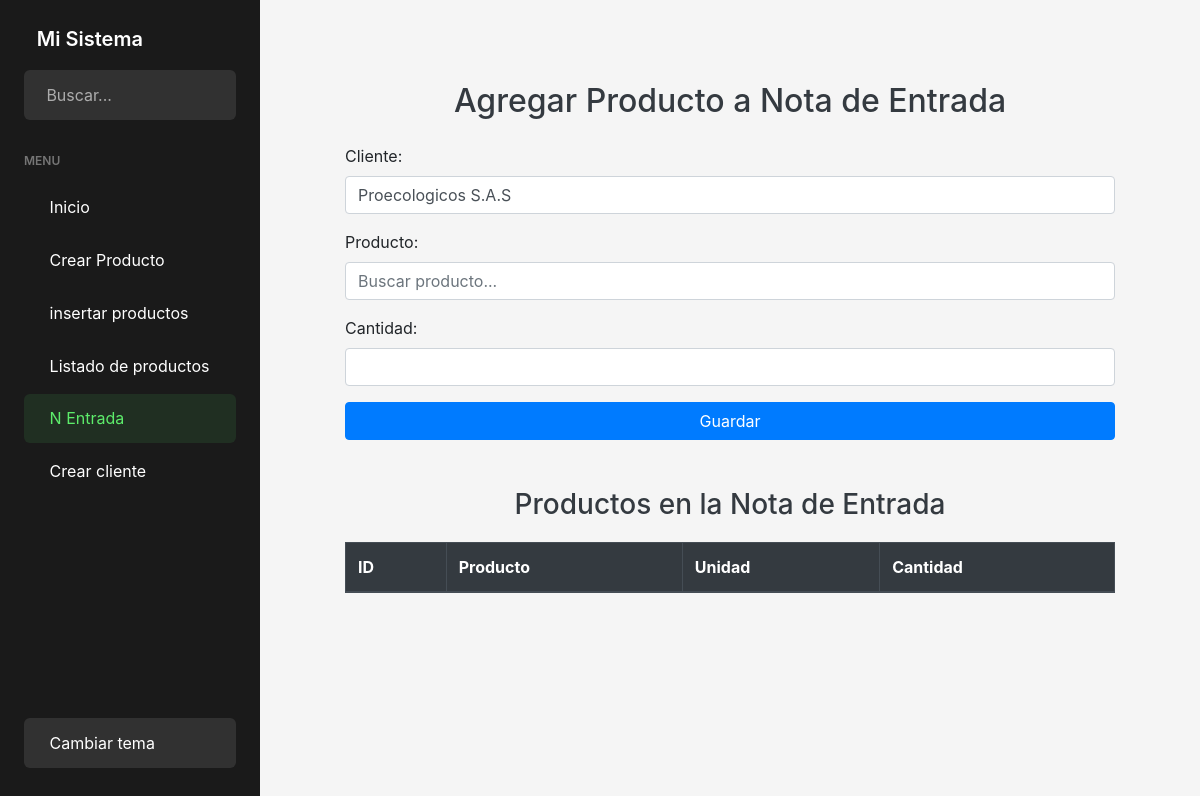
The app's page /agregar_nota_entrada/, older data.
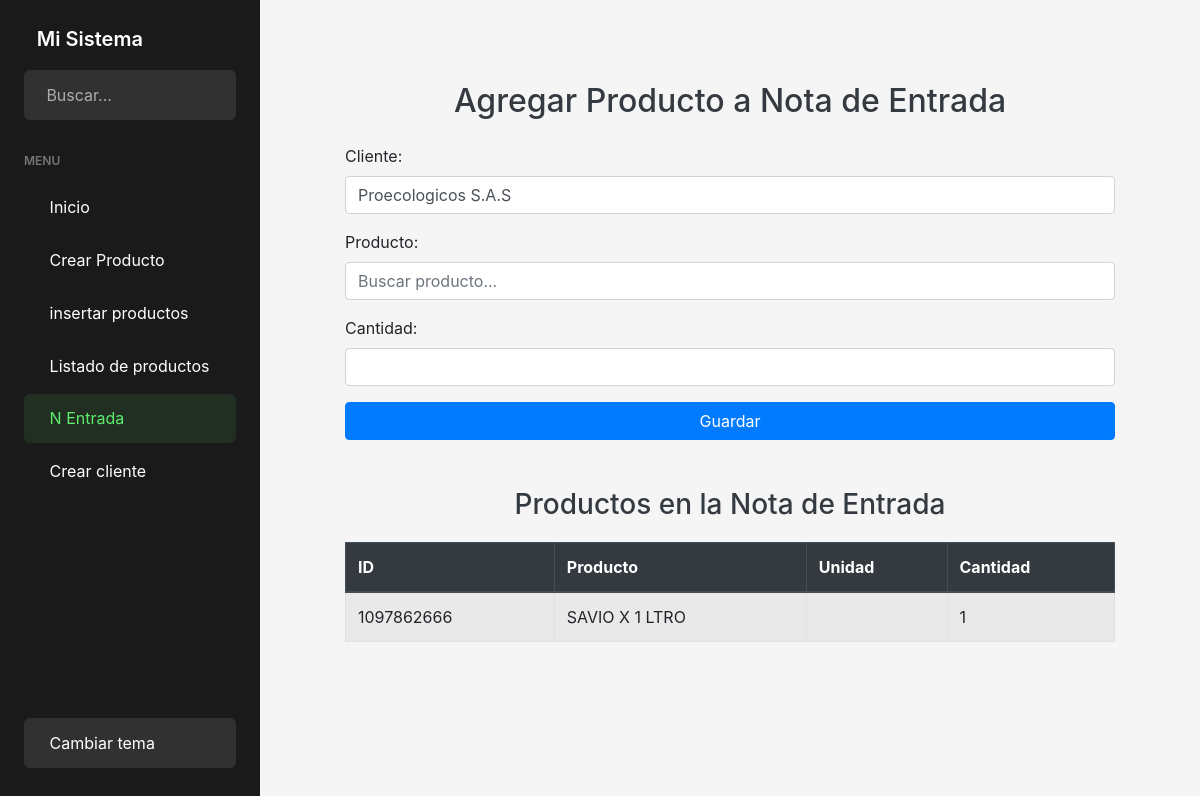
The same page, newer data.
### APP_PM/models.py (models this page shows, shortened)
class NotaEntrada(models.Model):
    producto = models.ForeignKey(Crear_producto, on_delete=models.CASCADE)
    cantidad = models.PositiveIntegerField()
    observaciones = models.TextField(blank=True, null=True)
    cliente = models.CharField(max_length=100, default='Proecologicos S.A.S')  # Nuevo campo de cliente

class Crear_producto(models.Model):
    LINEA_OPCIONES = [
        ('001', 'Fertilizantes'),
        ('002', 'Bioinsumos'),
        ('003', 'Materia Prima'),
        ('004', 'Coayudantes'),
        ('005', 'Comercializacion de productos'),
        ('006', 'Equipos de pulverizador'),
        ('007', 'Fungicidas'),
        ('008', 'Herbicidas'),
        ('009', 'Insecticidas'),
        ('010', 'Insumos'),
        ('011', 'Mercancia en Consignacion'),
        ('012', 'Productos fabricados - No Propios'),
    ]
    GRUPO_OPCIONES = [
        ('001', 'Bifungicidas'),
        ('002', 'Comercializacion de productos'),
        ('003', 'Materia Prima'),
        ('004', 'Fertilizantes'),
        ('005', 'Foliares'),
        ('006', 'Granulados'),
        ('007', 'Insumos'),
        ('008', 'Líquido'),
        ('009', 'Organicos'),
        ('010', 'Polvo'),
        ('011', 'Productos fabricados - No Propios'),
        ('012', 'Pulverizador Liquido'),
    ]
    id_producto = models.CharField(max_length=10, unique=True, editable=False, blank=True)
    nombre_producto = models.CharField(max_length=100)
    linea = models.CharField(max_length=100, choices=LINEA_OPCIONES)
    grupo = models.CharField(max_length=100, choices=GRUPO_OPCIONES)
    marca = models.CharField(max_length=100)

### APP_PM/views.py (the view)
# urls.py: path('agregar_nota_entrada/', views.agregar_nota_entrada, name='agregar_nota_entrada'),
def agregar_nota_entrada(request):
    if request.method == 'POST':
        form = NotaEntradaForm(request.POST)
        producto_id = request.POST.get('producto_id')
        if form.is_valid() and producto_id:
            nota = form.save(commit=False)
            nota.producto = Crear_producto.objects.get(id=producto_id)
            nota.save()
            return redirect('agregar_nota_entrada')
    else:
        form = NotaEntradaForm()
    notas = NotaEntrada.objects.all()
    return render(request, 'Notas/Nota_Entrada.html', {'form': form, 'notas': notas})

### APP_PM/forms.py
class NotaEntradaForm(forms.ModelForm):
    producto_nombre = forms.CharField(
        label="Producto",
        widget=forms.TextInput(attrs={
            'class': 'form-control',
            'placeholder': 'Buscar producto...'
        })
    )
    cliente = forms.CharField(
        label="Cliente",
        initial="Proecologicos S.A.S",  # Valor predeterminado
        widget=forms.TextInput(attrs={
            'class': 'form-control'
        })
    )
    class Meta:
        model = NotaEntrada
        fields = ['producto_nombre', 'cantidad', 'cliente']
        widgets = {
            'cantidad': forms.NumberInput(attrs={
                'class': 'form-control',
                'min': 1
            }),
        }

### APP_PM/templates/Notas/Nota_Entrada.html (shortened to what this page needs)
<!DOCTYPE html>
<html lang="es">
<head>
    <link href="https://maxcdn.bootstrapcdn.com/bootstrap/4.5.2/css/bootstrap.min.css" rel="stylesheet">
    <link href="https://code.jquery.com/ui/1.12.1/themes/base/jquery-ui.css" rel="stylesheet">
    {% extends 'Home/home.html' %}
    {% block content %}
</head>
<body>
<div class="container">
    <h2 class="text-center">Agregar Producto a Nota de Entrada</h2>
    <form method="post" class="mt-4">
        <div class="form-group">
            {{ form.cliente.label_tag }}
            {{ form.cliente }}
        </div>
        <div class="form-group">
            {{ form.producto_nombre.label_tag }}
            {{ form.producto_nombre }}
        </div>
        <div class="form-group">
            {{ form.cantidad.label_tag }}
            {{ form.cantidad }}
        </div>
        <button type="submit" class="btn btn-primary btn-block">Guardar</button>
    </form>
    <h3 class="text-center mt-5">Productos en la Nota de Entrada</h3>
    <table class="table table-striped table-bordered">
        <thead class="thead-dark">
            <tr>
                <th>ID</th>
                <th>Producto</th>
                <th>Unidad</th>
                <th>Cantidad</th>
            </tr>
        </thead>
        <tbody>
            {% for nota in notas %}
            <tr>
                <td>{{ nota.producto.id_producto }}</td>
                <td>{{ nota.producto.nombre_producto }}</td>
                <td>{{ nota.producto.unidad }}</td>
                <td>{{ nota.cantidad }}</td>
            </tr>
            {% endfor %}
        </tbody>
    </table>
</div>
</body>
</html>
{% endblock %}

Row changes from the older to the newer data that the page shows:
added NotaEntrada: producto.id_producto "1097862666", producto.nombre_producto "SAVIO X 1 LTRO", cantidad "1"
